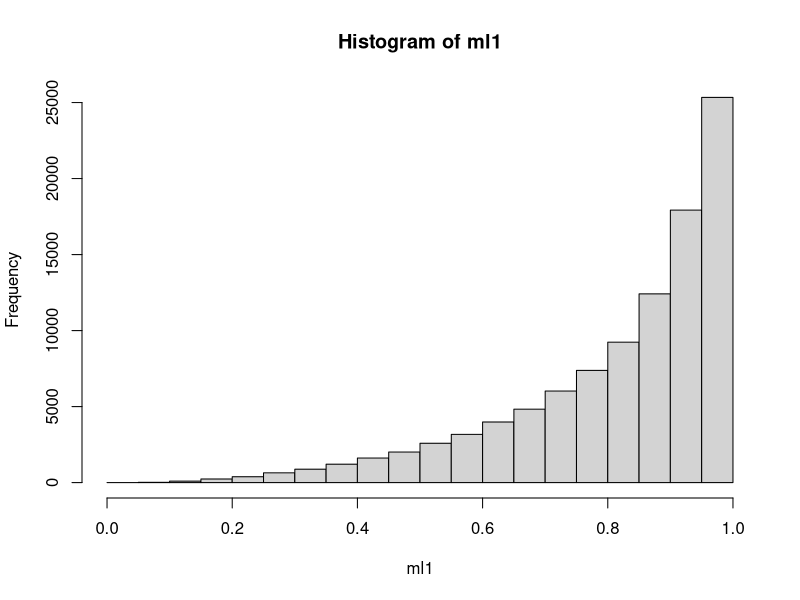
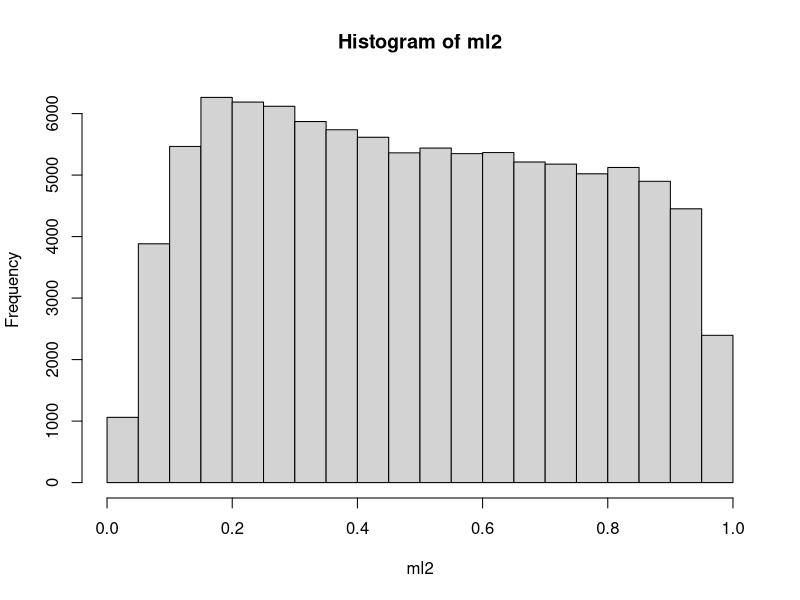

Reproduce these figures in R, in order.
## ---- chunk 1
n <- 100000

g1 <- rbinom(n, 2, 0.3)
g2 <- rbinom(n, 2, 0.3)

# The liability for the mediator 
# Influenced by g (same effect in both populations)
# Influenced by some other variable that gives it a different mean in the two populations
# Now liability of mediator has different means
ml1 <- plogis(scale(g1) + rnorm(n, 2, 1))
ml2 <- plogis(scale(g2) + rnorm(n, 0, 1))

hist(ml1)
hist(ml2)
## ---- chunk 2
# Generate mediators - they have different means
m1 <- rbinom(n, 1, ml1)
m2 <- rbinom(n, 1, ml2)
mean(m1)
mean(m2)
## ---- chunk 3
d1 <- rbinom(n, 1, plogis(m1 + rnorm(n)))
d2 <- rbinom(n, 1, plogis(m2 + rnorm(n)))

mean(d1)
mean(d2)
## ---- chunk 4
glm(d1 ~ g1, family="binomial")
glm(d2 ~ g2, family="binomial")
## ---- chunk 5
sessionInfo()
